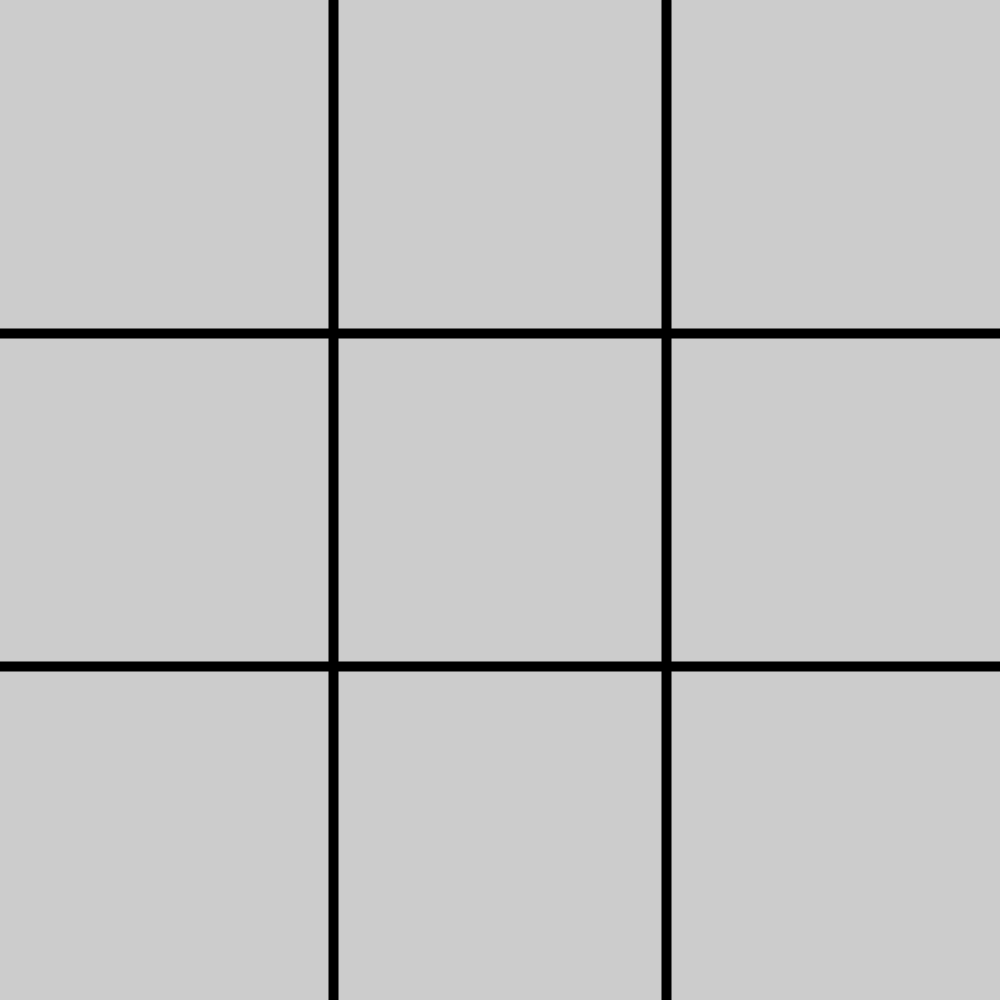
Frame 1 (no input)
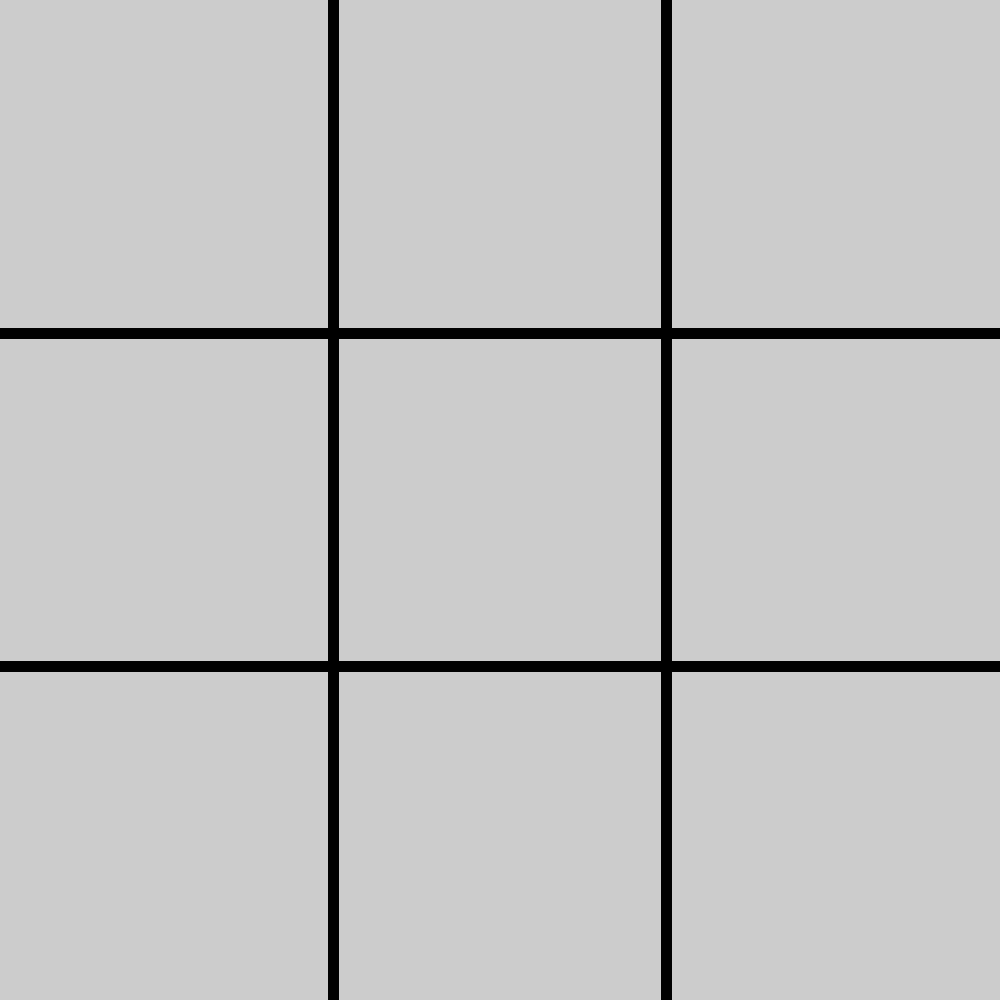
Frame 60 (the mouse pressed at the canvas centre just before this capture)
Frame 120 (the mouse held since frame 60 and released just before this capture): identical to frame 60, image omitted

The Processing sketch that drew these frames (run headless with seeded random() and noise(); from frame 60 on, the mouse is pressed at the canvas centre):

// Processing sketch: TicTacToe_bot
// ── TicTacToe_bot.pde
/*
  An AI that I made that's pretty good at Tic-Tac-Toe!
  Based on the rules which "solved" tic-tac-toe.
  But if it went first every time then, by the very definition of tic-tac-toe being a solved game, then you would always lose.
  So I'll let you go first, and if you know how to win tic-tac-toe by the solved rules, then this is pretty easy to win.
*/
int borderWeight=10;
int whoseTurn = 0;
class ai{
  boolean crosses = false;
  PVector[] possible = new PVector[0];  //Coords of open slots which the AI can place a move in
  PVector[] threatSolution;
  PVector[] winSolution;
  int enemy = 2;
  void randomMove(){
      int random = (int)random(0,possible.length-1);
      if(possible.length > 0){
        this.makeMove(new PVector(possible[random].x,possible[random].y));
      }
  }
  void myTurn(){
    this.scanBoard();
    this.checkThreats();
    this.checkWin();
    if(this.winSolution.length>0){
      int random = (int)random(0,winSolution.length-1);
      this.makeMove(new PVector(winSolution[random].x,winSolution[random].y));
    }else if(this.threatSolution.length>0){
      int random = (int)random(0,threatSolution.length-1);
      this.makeMove(new PVector(threatSolution[random].x,threatSolution[random].y));
    }else if(possible.length==9){
      this.makeMove(new PVector(1,1));
    }else{
      randomMove();
    }
  }
  void scanBoard(){ 
    if(this.crosses){
      this.enemy = 1;
    }else{
      this.enemy = 2;
    }
    int possibleSize=0;
    int possibleSlot=0;  //Used when recording coordinates of slots; "possible" array position
    for(int i=0; i<boardLength; i++){  //Look over the board once to see how many slots are open
      for(int j=0; j<boardLength; j++){
        if(board[j][i].state==0){
          possibleSize++;
        }
      }
    }
    possible = new PVector[possibleSize];  //Set array size equal to number of open slots
    for(int i=0; i<boardLength; i++){  //Record coordinates of each open slot
      for(int j=0; j<boardLength; j++){
        if(board[j][i].state==0){
          possible[possibleSlot] = new PVector(j,i);
          possibleSlot++;
        }
      }
    }
  }
  void makeMove(PVector coord){
    if(this.crosses){
      board[(int)coord.x][(int)coord.y].state = 2;
    }else{
      board[(int)coord.x][(int)coord.y].state = 1;
    }
  }
  void checkWin(){  //THICC BOY
    int good=2;
    int other=1;
    if(!this.crosses){
      good = 1;
      other = 2;
    }
    winSolution = new PVector[0];
    int winSlot=0;
    int winLength=0;
    boolean otherIn = false;
    int tempCounter=0;
    /*
      ___________________________
     |                           |
     |       COUNT WINS          |
     |___________________________|
    */
    //Horizontally
    for(int i=0; i<boardLength; i++){
      tempCounter=0;
      for(int j=0; j<boardLength; j++){
        if(board[j][i].state==good){
          tempCounter++;
        }
      }    
      if(tempCounter==boardLength-1){
        winLength++;
      }
    }
    //Diagonally LR
    tempCounter=0;
    for(int i=0; i<boardLength; i++){
      if(board[i][i].state==good){
        tempCounter++;
      } 
    }
    if(tempCounter==boardLength-1){
        winLength++;
    }
    //Vertically
    for(int i=0; i<boardLength; i++){
      tempCounter=0;
      for(int j=0; j<boardLength; j++){
        if(board[i][j].state==good){
          tempCounter++;
        }
      }    
      if(tempCounter==boardLength-1){
        winLength++;
      }
    }
    //Diagonally RL
    tempCounter=0;
    for(int i=2; i>-1; i--){
      if(board[i][boardLength-1-i].state==good){
        tempCounter++;
      } 
    }
    if(tempCounter==boardLength-1){
        winLength++;
    }
    winSolution = new PVector[winLength];
    /*
      ___________________________
     |                           |
     | FIND SOLUTION HORIZONTALLY|
     |___________________________|
    */
    for(int i=0; i<boardLength; i++){
      tempCounter=0;
      for(int j=0; j<boardLength; j++){
        if(board[j][i].state==good){
          tempCounter++;
        }
      }    
      if(tempCounter==2){
        for(int h=0; h<boardLength; h++){
          if(board[h][i].state==0){
            winSolution[winSlot]=new PVector(h,i);
            winSlot++;
          }
        }
      }
    }
    /*
      ___________________________
     |                           |
     | FIND SOLUTION VERTICALLY  |
     |___________________________|
    */
    for(int i=0; i<boardLength; i++){
      tempCounter=0;
      for(int j=0; j<boardLength; j++){
        if(board[i][j].state==good){
          tempCounter++;
        }
      }
      if(tempCounter==2){
        for(int h=0; h<boardLength; h++){
          if(board[i][h].state==0){
            winSolution[winSlot]=new PVector(i,h);
            winSlot++;
          }
        }
      }
    }
    /*
      ___________________________
     |                           |
     |FIND SOLUTION DIAGONALLY LR|
     |___________________________|
    */
    tempCounter=0;
    for(int i=0; i<boardLength; i++){
      if(board[i][i].state==good){
        tempCounter++;
      }
    }
    if(tempCounter==2){
      for(int h=0; h<boardLength; h++){
        if(board[h][h].state==0){
          print("found win!"+good);
          winSolution[winSlot]=new PVector(h,h);
          winSlot++; 
        }
      }
    }
    /*
      ___________________________
     |                           |
     |FIND SOLUTION DIAGONALLY RL|
     |___________________________|
    */
    tempCounter=0;
    for(int i=2; i>-1; i--){
      if(board[i][boardLength-1-i].state==good){
        tempCounter++;
      }
    }
    if(tempCounter==2){
      for(int h=2; h>-1; h--){
        if(board[h][boardLength-1-h].state==0){
          print("found win!"+good);
          winSolution[winSlot]=new PVector(h,boardLength-1-h);
          winSlot++;
        }
      }
    }
    PVector[] fixBugs = new PVector[winSlot];
    arrayCopy(winSolution,fixBugs,winSlot);
    winSolution = new PVector[winSlot];
    arrayCopy(fixBugs,winSolution);
  }
  void checkThreats(){  //THICC BOY
    int bad = 1;
    int other = 2;
    if(!this.crosses){
      bad = 2;
      other = 1;
    }else{
      bad = 1;
      other = 2;
    }
    threatSolution = new PVector[0];
    int threatSlot=0;
    int threatLength=0;
    int tempCounter=0;
    boolean otherIn = false;
    /*
      ___________________________
     |                           |
     |       COUNT THREATS       |
     |___________________________|
    */
    //Horizontally
    otherIn = false;
    for(int i=0; i<boardLength; i++){
      tempCounter=0;
      for(int j=0; j<boardLength; j++){
        if(board[j][i].state==bad){
          tempCounter++;
        }
      }    
      if(tempCounter==boardLength-1){
        threatLength++;
      }
    }
    //Diagonally LR
    tempCounter=0;
    for(int i=0; i<boardLength; i++){
      if(board[i][i].state==bad){
        tempCounter++;
      } 
    }
    if(tempCounter==boardLength-1){
        threatLength++;
    }
    //Vertically
    for(int i=0; i<boardLength; i++){
      tempCounter=0;
      for(int j=0; j<boardLength; j++){
        if(board[i][j].state==bad){
          tempCounter++;
        }
      }    
      if(tempCounter==boardLength-1){
        threatLength++;
      }
    }
    //Diagonally RL
    tempCounter=0;
    for(int i=boardLength-1; i>-1; i--){
      if(board[i][boardLength-1-i].state==bad){
        tempCounter++;
      } 
    }
    if(tempCounter==boardLength-1){
        threatLength++;
    }
    threatSolution = new PVector[threatLength];
    /*
      ___________________________
     |                           |
     | FIND SOLUTION HORIZONTALLY|
     |___________________________|
    */
    for(int i=0; i<boardLength; i++){
      tempCounter=0;
      for(int j=0; j<boardLength; j++){
        if(board[j][i].state==bad){
          tempCounter++;
        }
      }    
      if(tempCounter==2){
        for(int h=0; h<boardLength; h++){
          if(board[h][i].state==0){
            threatSolution[threatSlot]=new PVector(h,i);
            threatSlot++;
          }
        }
      }
    }
    /*
      ___________________________
     |                           |
     | FIND SOLUTION VERTICALLY  |
     |___________________________|
    */
    for(int i=0; i<boardLength; i++){
      tempCounter=0;
      for(int j=0; j<boardLength; j++){
        if(board[i][j].state==bad){
          tempCounter++;
        }
      }
      if(tempCounter==2){
        for(int h=0; h<boardLength; h++){
          if(board[i][h].state==0){
            threatSolution[threatSlot]=new PVector(i,h);
            threatSlot++;
          }
        }
      }
    }
    /*
      ___________________________
     |                           |
     |FIND SOLUTION DIAGONALLY LR|
     |___________________________|
    */
    tempCounter=0;
    for(int i=0; i<boardLength; i++){
      if(board[i][i].state==bad){
        tempCounter++;
      }
    }
    if(tempCounter==2){
      for(int h=0; h<boardLength; h++){
        if(board[h][h].state==0){
          print("found block!");
          threatSolution[threatSlot]=new PVector(h,h);
          threatSlot++; 
        }
      }
    }
    /*
      ___________________________
     |                           |
     |FIND SOLUTION DIAGONALLY RL|
     |___________________________|
    */
    tempCounter=0;
    for(int i=boardLength-1; i>=0; i--){
      if(board[i][boardLength-1-i].state==bad){
        tempCounter++;
      }
    }
    if(tempCounter==2){
      for(int h=boardLength-1; h>=0; h--){
        if(board[h][boardLength-1-h].state==0){
          print("found block"+bad);
          threatSolution[threatSlot]=new PVector(h,boardLength-1-h);
          threatSlot++;
        }
      }
    }
    print("Before: ");
    print(threatSolution);
    PVector[] fixBugs = new PVector[threatSlot];
    arrayCopy(threatSolution,fixBugs,threatSlot);
    threatSolution = new PVector[threatSlot];
    arrayCopy(fixBugs,threatSolution);
    print(" After: ");
    print(threatSolution);
  }
}
ai test = new ai();
ai test2 = new ai();
class box{
  int state = 0;  //0 = empty, 1 = naught, 2 = cross
  PVector pos = new PVector(0,0);
  void show(){
    switch(state){
      case 1:
        text("O",this.pos.x,this.pos.y);
        break;
      case 2:
        text("X",this.pos.x,this.pos.y);
        break;
    }
  }
}
int boardLength = 3;
box[][] board = new box[boardLength][boardLength];
int boxSize;
void setup(){
  textSize(40);
  size(1000,1000);
  boxSize = width/board.length;
  for(int i=0; i<board[0].length; i++){
    for(int j=0; j<board.length;j++){
      board[j][i] = new box();
      board[j][i].pos = new PVector(j*boxSize+boxSize/2-borderWeight,i*boxSize+boxSize/2+borderWeight);
    }
  }
  test2.crosses = true;
}
void draw(){
  for(int i=1; i<boardLength; i++){
    strokeWeight(borderWeight);
    line(i*boxSize,0,i*boxSize,height);
    line(0,i*boxSize,width,i*boxSize);
  }
  for(int i=0; i<boardLength; i++){
    for(int j=0; j<boardLength; j++){
      board[j][i].show();
    }
  }
  //print(test.winSolution.length);
}
void mouseClicked(){
  int boxX = 0;
  int boxY = 0;
  if(mouseX>0 && mouseX<width/boardLength){
    boxX = 0;
  }
  if(mouseX > width/boardLength && mouseX < 2*width/boardLength){
    boxX = 1;
  }
  if(mouseX > 2*width/boardLength && mouseX < 3*width/boardLength){
    boxX = 2;
  }
  if(mouseY>0 && mouseY< height/boardLength){
    boxY = 0;
  }
  if(mouseY > height/boardLength && mouseY<2*height/boardLength){
    boxY = 1;
  }
  if(mouseY > 2*height/boardLength && mouseY<3*height/boardLength){
    boxY = 2;
  }
  if(board[boxX][boxY].state == 0){
    board[boxX][boxY].state = 2;
    test.myTurn();
  }
}

// ── AI_loading.pde
void loadAI(){
  
}
